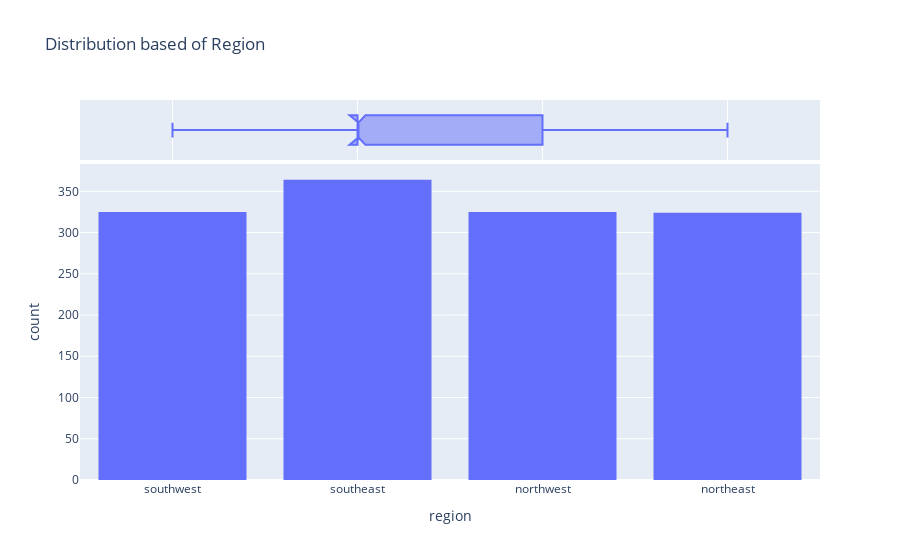

Notebook code for this chart:
### Markdown cell above
From the above graphs, it seems that count of medical packages are almost equal in female and male.

### Code cell
px.histogram(medical_df, x = 'region', marginal='box', title = 'Distribution based of Region')

### Figure 1 — Plotly figure (JSON) as saved in the notebook; plotly's stock layout.template omitted (floating-point values rounded to 4 significant figures; data arrays with more than 128 entries replaced by an {"elided": "..."} marker saying what was removed)
{"data": [{"alignmentgroup": "True", "bingroup": "x", "hovertemplate": "region=%{x}<br>count=%{y}<extra></extra>", "legendgroup": "", "marker": {"color": "#636efa", "pattern": {"shape": ""}}, "name": "", "offsetgroup": "", "orientation": "v", "showlegend": false, "type": "histogram", "x": {"elided": "1338 str values"}, "xaxis": "x", "yaxis": "y"}, {"alignmentgroup": "True", "hovertemplate": "region=%{x}<extra></extra>", "legendgroup": "", "marker": {"color": "#636efa"}, "name": "", "notched": true, "offsetgroup": "", "showlegend": false, "type": "box", "x": {"elided": "1338 str values"}, "xaxis": "x2", "yaxis": "y2"}], "layout": {"autosize": true, "barmode": "relative", "legend": {"tracegroupgap": 0}, "title": {"text": "Distribution based of Region"}, "xaxis": {"anchor": "y", "autorange": true, "domain": [0, 1], "range": [-0.5, 3.5], "title": {"text": "region"}, "type": "category"}, "xaxis2": {"anchor": "y2", "autorange": true, "domain": [0, 1], "matches": "x", "range": [-0.5, 3.5], "showgrid": true, "showticklabels": false, "type": "category"}, "yaxis": {"anchor": "x", "autorange": true, "domain": [0, 0.8316], "range": [0, 383.2], "title": {"text": "count"}}, "yaxis2": {"anchor": "x2", "autorange": true, "domain": [0.8416, 1], "matches": "y2", "range": [-0.5, 0.5], "showgrid": false, "showline": false, "showticklabels": false, "ticks": "", "type": "category"}}}
